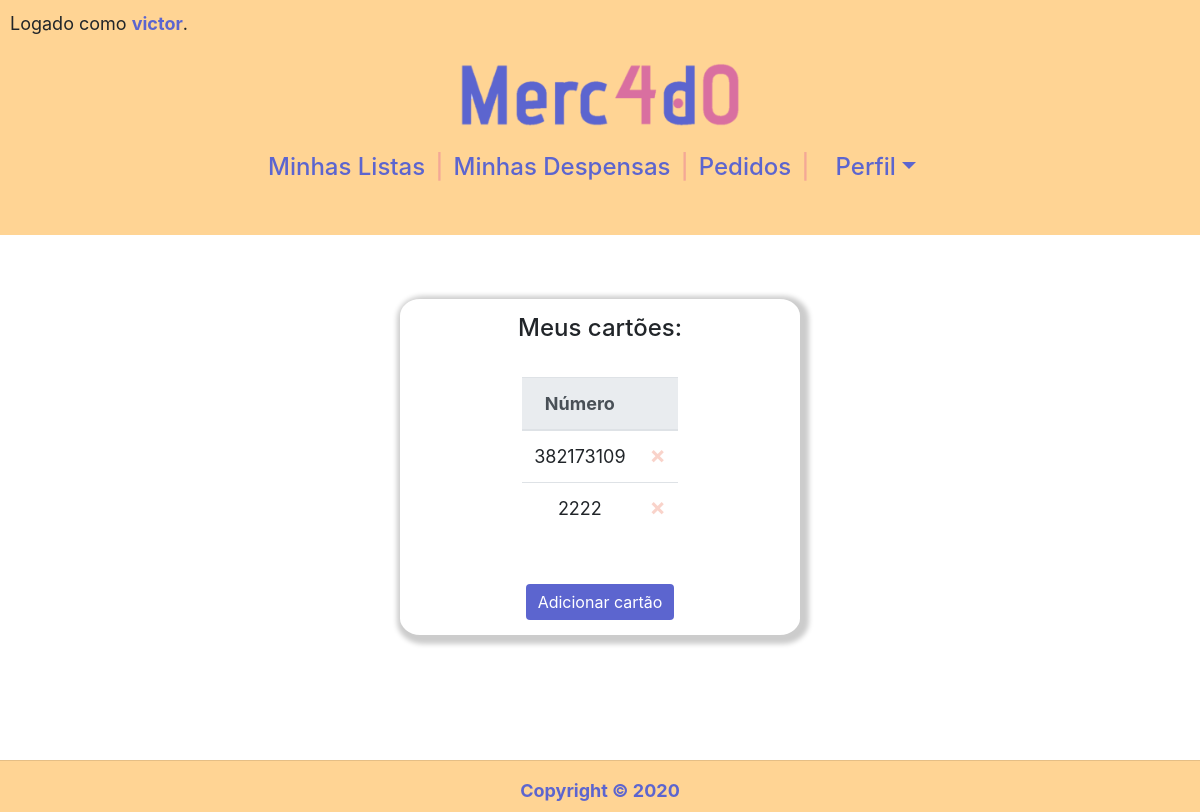
Page /carteira (signed in) on the earlier database version.
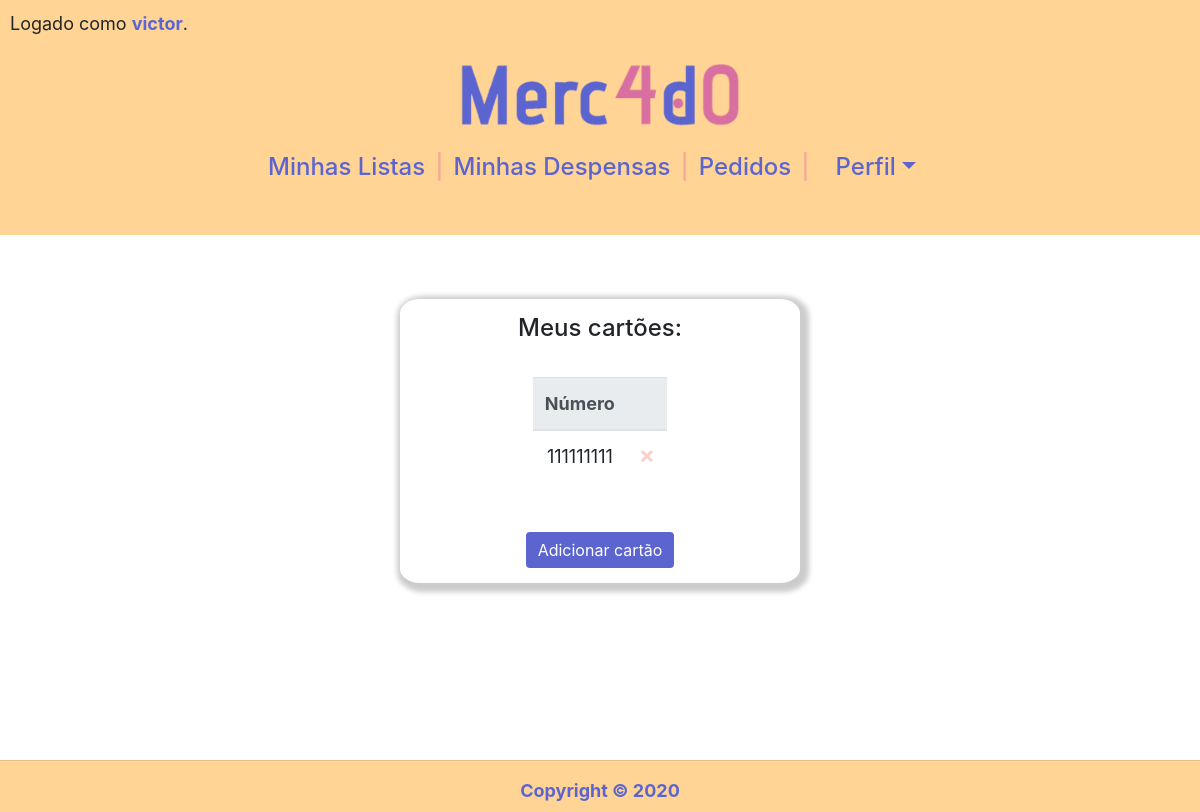
Same page on the later database version.
### compras/models.py (models this page shows, shortened)
class Cartao(models.Model):
    numero = models.CharField(max_length=20)
    cvv = models.CharField(max_length=6)
    validade = models.CharField(max_length=5)
    nome = models.CharField(max_length=30)
    usuario = models.ForeignKey(Usuario, on_delete=models.CASCADE,
                                related_name="cartoes")

### compras/views.py (the view, shortened to what this page needs)
# urls.py: path("carteira", views.carteira, name="carteira"),
@login_required(login_url='login')
def carteira(request):
    if request.method == "GET":
        return render(request,"compras/carteira.html", {
            'cartoes': Cartao.objects.filter(usuario=request.user)
        })

### compras/templates/compras/carteira.html (shortened to what this page needs)
{% extends "compras/layout.html" %}
{% block body %}
<div class='center_box'>
    <div class="box_padrao">
        <h4>Meus cartões:</h4>
        <br>
        {% if cartoes %}
        <table class="table">
            <thead class="thead-light">
                <tr>
                    <th scope="col">Número</th>
                    <th scope="col"></th>
                </tr>
            </thead>
            <tbody>
                {% for cartao in cartoes %}
                <tr>
                    <td>{{ cartao.numero }}</td>
                    <td>
                        <form action="{% url 'carteira' %}" method="post">
                            <button type="submit" class="close" aria-label="Close">
                                <span aria-hidden="true">&times;</span>
                            </button>
                        </form>
                    </td>
                </tr>
                {% endfor %}
            </tbody>
        </table>
        <br>
        {% else %}
        <p>Nenhum cartão ainda.</p>
        {% endif %}
        <br>
        <a href="{% url 'cartao'%}">
            <button type="button" class="btn btn-primary">Adicionar cartão</button>
        </a>
    </div>
</div>
{% endblock %}

Differences in the rows shown:
removed Cartao: numero "382173109"
removed Cartao: numero "2222"
added Cartao: numero "111111111"
